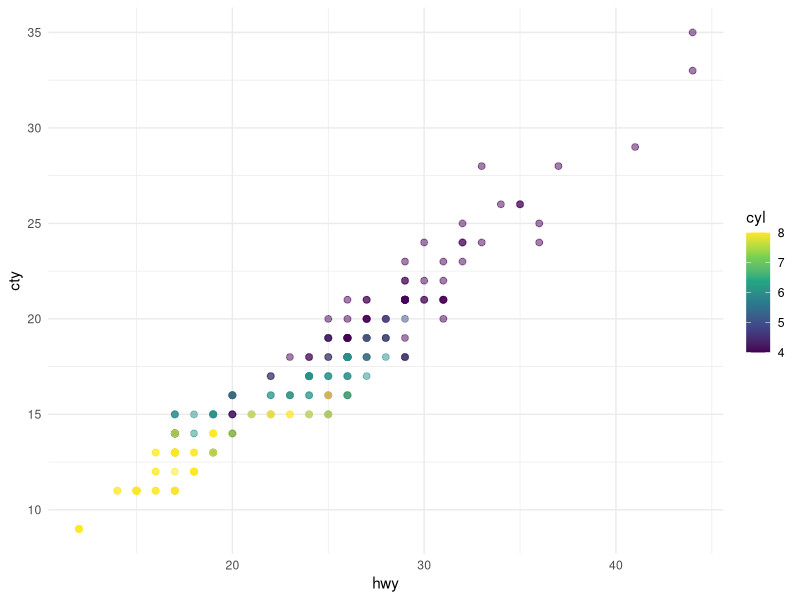
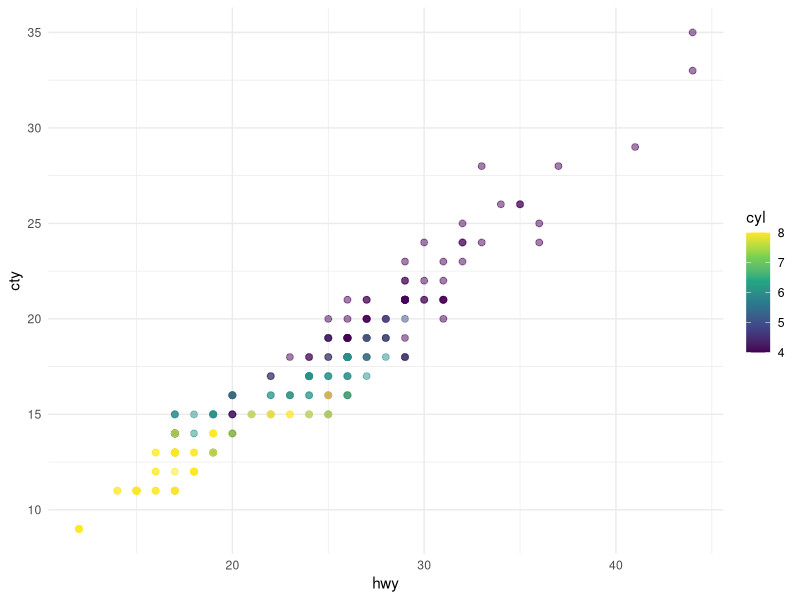

Source code (R) for these figures, in order:
## ---- chunk 1
#| label: load-packages
#| echo: false

library(ggplot2)
## ---- chunk 2
#| label: scatterplot

ggplot(mpg, aes(x = hwy, y = cty, color = cyl)) +
  geom_point(alpha = 0.5, size = 2) +
  scale_color_viridis_c() +
  theme_minimal()
## ---- chunk 3
#| label: load-packages
#| echo: false

library(ggplot2)
## ---- chunk 4
#| label: scatterplot

ggplot(mpg, aes(x = hwy, y = cty, color = cyl)) +
  geom_point(alpha = 0.5, size = 2) +
  scale_color_viridis_c() +
  theme_minimal()
